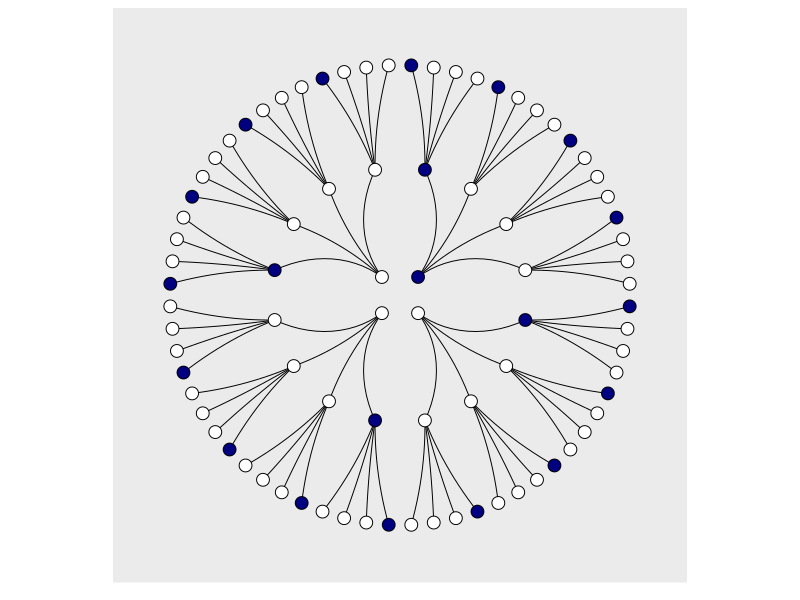
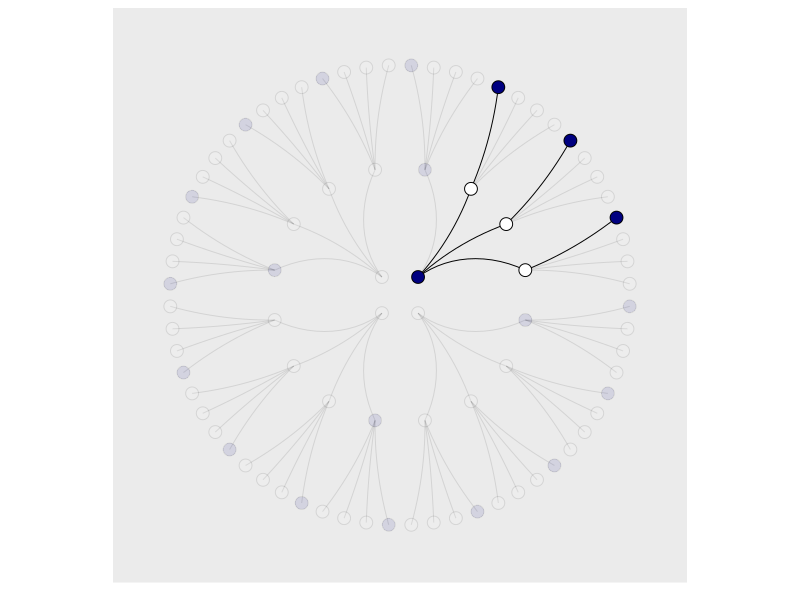
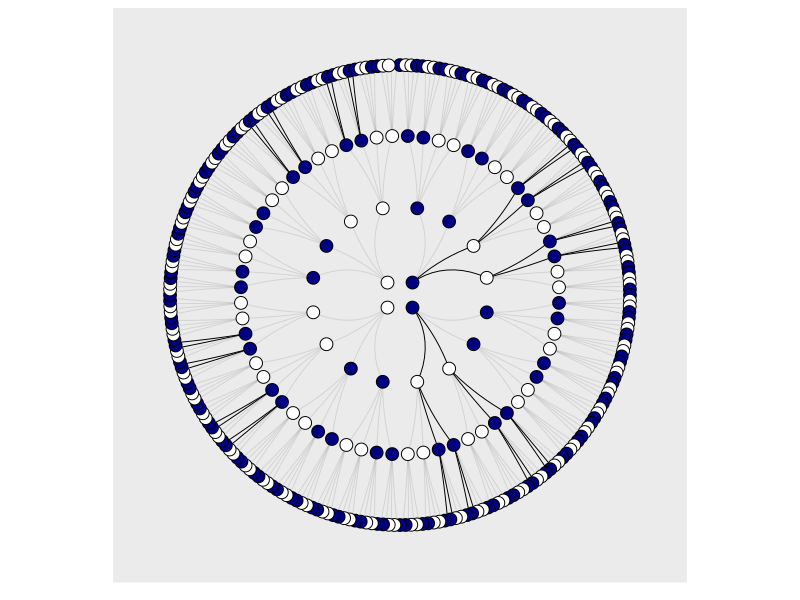

Here is the R script that generated these plots, in order: (Note: this script raises an error after producing the figures.)
## ---- chunk 1
library(tidyverse)
## ---- chunk 2
d <- tibble(
  position = c((1:4^1) / 4^0, 
                      (1:4^2) / 4^1, 
                      (1:4^3) / 4^2),
         draw     = rep(1:3, times = c(4^1, 4^2, 4^3)),
         fill     = rep(c("b", "w"), times = c(1, 3)) %>% 
           rep(., times = c(4^0 + 4^1 + 4^2))
    )

lines_1 <-  tibble(
  x = rep((1:4), each = 4),
         xend = ((1:4^2) / 4),
         y    = 1,
         yend = 2)

lines_2 <- tibble(
  x    = rep(((1:4^2) / 4), each = 4),
         xend = (1:4^3) / (4^2),
         y    = 2,
         yend = 3
         )

d <- d %>% 
  mutate(denominator = ifelse(draw == 1, .5,
                              ifelse(draw == 2, .5 / 4,
                                     .5 / 4^2))) %>% 
  mutate(position    = position - denominator)

lines_1 <- lines_1 %>% 
  mutate(
    x    = x - .5,
         xend = xend - .5 / 4^1
  )

lines_2 <- lines_2 %>%
  mutate(
    x    = x - .5 / 4^1,
         xend = xend - .5 / 4^2)
## ---- chunk 3
d %>% 
  ggplot(aes(x = position, y = draw)) +
  geom_segment(data  = lines_1,
               aes(x = x, xend = xend,
                   y = y, yend = yend),
               size  = 1/3) +
  geom_segment(data  = lines_2,
               aes(x = x, xend = xend,
                   y = y, yend = yend),
               size  = 1/3) +
  geom_point(aes(fill = fill),
             shape = 21, size = 4) +
  scale_fill_manual(values  = c("navy", "white")) +
  scale_x_continuous(NULL, limits = c(0, 4), breaks = NULL) +
  scale_y_continuous(NULL, limits = c(0.75, 3), breaks = NULL) +
  theme(panel.grid      = element_blank(),
        legend.position = "none") +
  coord_polar()
## ---- chunk 4
lines_1 <-
  lines_1 %>% 
  mutate(remain = c(rep(0:1, times = c(1, 3)),
                    rep(0,   times = 4 * 3)))

lines_2 <-
  lines_2 %>% 
  mutate(remain = c(rep(0,   times = 4),
                    rep(1:0, times = c(1, 3)) %>% 
                      rep(., times = 3),
                    rep(0,   times = 12 * 4)))

d <-
  d %>% 
  mutate(remain = c(rep(1:0, times = c(1, 3)),
                    rep(0:1, times = c(1, 3)),
                    rep(0,   times = 4 * 4),
                    rep(1:0, times = c(1, 3)) %>% 
                      rep(., times = 3),
                    rep(0,   times = 12 * 4))) 

# finally, the plot:
d %>% 
  ggplot(aes(x = position, y = draw)) +
  geom_segment(data = lines_1,
               aes(
                 x = x, xend = xend,
                 y = y, yend = yend,
                 alpha = remain %>% as.character()),
                size  = 1/3
               ) +
  geom_segment(data  = lines_2,
               aes(x = x, xend = xend,
                   y = y, yend = yend,
                   alpha = remain %>% as.character()),
               size  = 1/3) +
  geom_point(aes(fill = fill, alpha = remain %>% as.character()),
             shape = 21, size = 4) +
  # it's the alpha parameter that makes elements semitransparent
  scale_alpha_manual(values = c(1/10, 1)) +
  scale_fill_manual(values  = c("navy", "white")) +
  scale_x_continuous(NULL, limits = c(0, 4), breaks = NULL) +
  scale_y_continuous(NULL, limits = c(0.75, 3), breaks = NULL) +
  theme(panel.grid      = element_blank(),
        legend.position = "none") + 
  coord_polar()
## ---- chunk 5
n <- 4
sn <- 3
c(
  (1:n^1) / n^0,
  (1:n^2) / n^1, 
  (1:n^3) / n^2
)
## ---- chunk 6
draw_garden <- function(n, blue, smpl) {
    sn <- length(smpl)

    positions_lst <- sapply(1:sn, function(x) (1:(n^x)) / n^(x-1))
    positions <- unlist(positions_lst)

    d <- tibble(        
        position = positions,
        draw = rep(
          1:sn,
          times = n^(1:sn)
          ),
        fill = rep(
          c("b", "w"),
          times = c(blue, n - blue)
          ) %>% 
           rep(., 
            times = sum(n^(0:(sn-1)))
           ),
        pos_char = as.character(positions)
    )

    lines_lst <- lapply(
      1:(sn - 1), 
      function(s) tibble(
        x = rep(((1:(n^s)) / (n^(s - 1))), each = n),
        xend = (1:(n^(s + 1))) / (n^s),
        y = s,
        yend = s + 1,
        draw = s,
      )
    )
    lines_len <- sapply(lines_lst, nrow)

    lines_dt <- bind_rows(lines_lst) %>%
      left_join(
        d %>% 
          select(draw, position, fill) %>%
          rename(fill_start = fill),
        by = c("draw" = "draw", "x" = "position")
      ) %>%
      left_join(
        d %>% 
          mutate(
            draw = draw - 1
          ) %>%
          select(draw, position, fill) %>%
          rename(fill_end = fill),
        by = c("draw" = "draw", "xend" = "position")
      ) %>%
      mutate(
        fill_smpl = smpl[draw],
        fill_smpl_next = smpl[draw + 1],
        visible = ifelse(fill_start == fill_smpl & fill_end == fill_smpl_next, 1, 0)
      )

    lines_dt <- lines_dt %>%
      left_join(
        lines_dt %>%
          select(draw, visible, xend) %>%
          rename(parent_visible = visible) %>%
          mutate(
            draw = draw + 1
          ),
        by = c("draw" = "draw", "x" = "xend")
      ) %>%
      mutate(
        visible = ifelse(
          is.na(parent_visible), 
          visible, 
          ifelse(
            parent_visible == 0, 
            0,
            visible
          )
        ),
      )

    lines_dt <- lines_dt %>%
      mutate(
        x = x - .5 / n^(draw - 1),
        xend = xend - .5 / n^(draw)
      )

    d <- d %>% 
        mutate(
            denominator = ifelse(draw == 1, .5,
                                ifelse(draw == 2, .5 / n,
                                        .5 / n^2)),
            position = position - denominator
        )

    plt <- d %>% 
      ggplot(aes(x = position, y = draw)) +
      geom_segment(data  = lines_dt,
                   aes(x = x, xend = xend,
                       y = y, yend = yend,
                       alpha = visible %>% as.character()
                       ),
                   size  = 1/3) +
      geom_point(aes(fill = fill),
                  shape = 21, size = 4) +
      scale_fill_manual(values  = c("navy", "white")) +
      scale_alpha_manual(values = c(1/10, 1)) +
      scale_x_continuous(NULL, limits = c(0, n), breaks = NULL) +
      scale_y_continuous(NULL, limits = c(0.75, sn), breaks = NULL) +
      theme(panel.grid      = element_blank(),
              legend.position = "none") + 
      coord_polar()

    plot(plt)
    return(list(d, lines_dt))
}
## ---- chunk 7
out <- draw_garden(n = 4, blue=2, smpl=c("b", "w", "b", "w"))
lines_dt_out <- out[[2]]
dt_out <- out[[1]]
## ---- chunk 8
lines_1 <-  tibble(
    x = rep((1:n), each = n),
    xend = ((1:n^2) / n),
    y = 1,
    yend = 2
    )
lines_1
## ---- chunk 9

tm <- tibble(
  elid = paste0(rep(c("b", "w"), c(1, 3)), 1:4),
  draw = 1:3
)

tm
## ---- chunk 10
smpl <- c("b", "w", "b")

tmp <- dt_out %>%
  mutate(
    smpl_fill = smpl[draw],
    visible = fill == smpl_fill
  )
